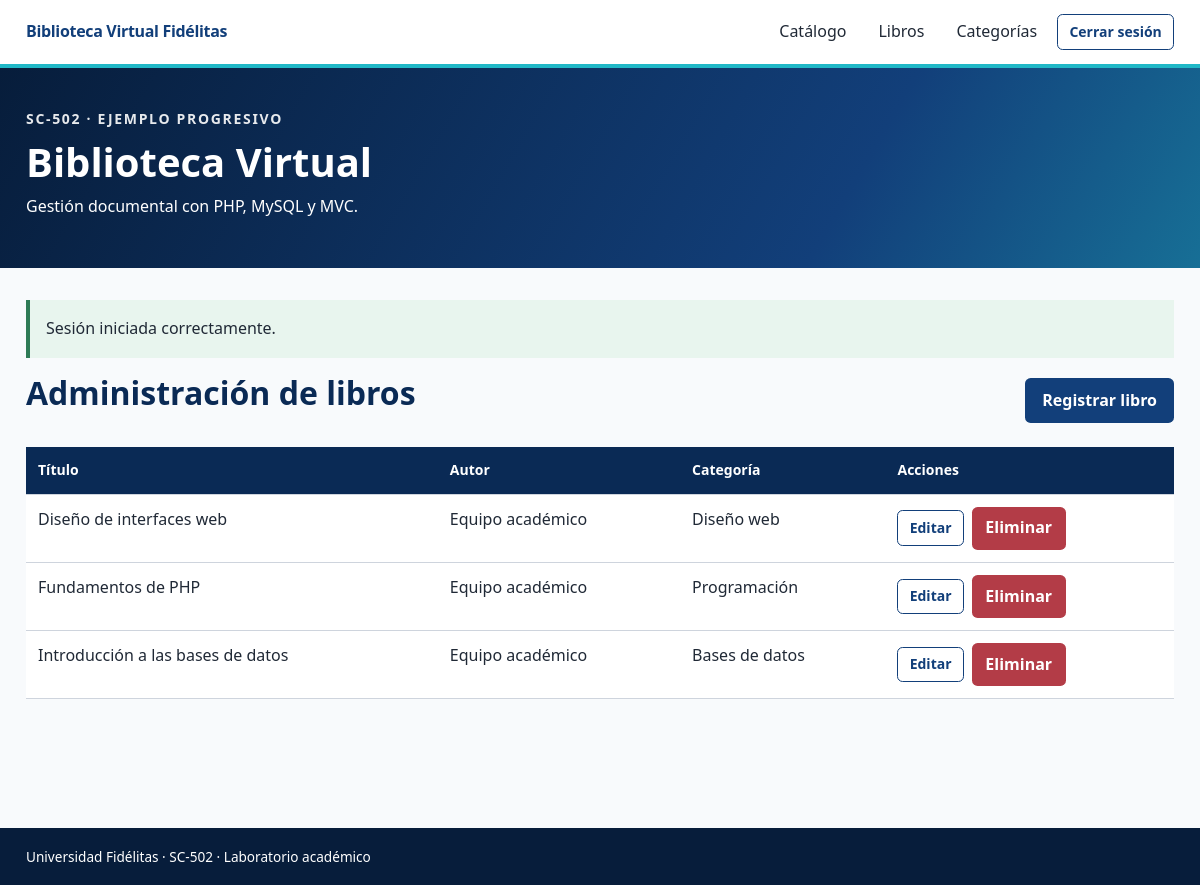
Page /08_Autenticacion/proyecto/public/index.php?accion=administrar (signed in) on the committed database.
### tables this page shows
CREATE TABLE IF NOT EXISTS libros (
 id INT UNSIGNED AUTO_INCREMENT PRIMARY KEY,
 titulo VARCHAR(180) NOT NULL,
 autor VARCHAR(160) NOT NULL,
 resumen TEXT NOT NULL,
 categoria_id INT UNSIGNED NOT NULL,
 creado_en TIMESTAMP NOT NULL DEFAULT CURRENT_TIMESTAMP,
 CONSTRAINT fk_libro_categoria FOREIGN KEY (categoria_id) REFERENCES categorias(id)
    ON DELETE RESTRICT ON UPDATE CASCADE,
 INDEX idx_libros_titulo (titulo),
 INDEX idx_libros_autor (autor)
);

CREATE TABLE IF NOT EXISTS categorias (
 id INT UNSIGNED AUTO_INCREMENT PRIMARY KEY,
 nombre VARCHAR(100) NOT NULL UNIQUE,
 descripcion VARCHAR(300) NULL
);

### 08_Autenticacion/proyecto/app/Core/View.php (called while the page is built, shortened)
<?php
final class View
{
    public static function render(string $plantilla, array $datos = [],
        string $titulo = 'Biblioteca Virtual'): void
    {
        $base = dirname(__DIR__) . '/Views/';
        $ruta = $base . $plantilla . '.php';
        extract($datos, EXTR_SKIP);
        require $base . 'layouts/header.php';
        require $ruta;
        require $base . 'layouts/footer.php';
    }
}

### 08_Autenticacion/proyecto/app/Controllers/LibroController.php (called while the page is built, shortened)
<?php
final class LibroController
{
    private Libro $libros;
    public function __construct(private PDO $db)
    {
        $this->libros = new Libro($db);
    }
    public function administrar(): void
    {
        View::render('libros/administrar', ['libros' => $this->libros->listar()], 'Administración');
    }
}

### 08_Autenticacion/proyecto/public/index.php (called while the page is built, shortened)
<?php
spl_autoload_register(function(string $nombre): void {
    $ruta=dirname(__DIR__).'/app/'.str_replace('\\','/',substr($nombre,4)).'.php';
});
require dirname(__DIR__).'/app/Core/helpers.php';
try {
    (new \App\Core\Router(\App\Core\Database::conectar()))->ejecutar();
} catch (\App\Core\HttpException $ex) {
    $codigo=$ex->getCode();
    http_response_code(($codigo>=400 && $codigo<=599)?$codigo:400);
    \App\Core\View::render('errores/error',['encabezado'=>'Solicitud no completada',
        'mensaje'=>$ex->getMessage()],'Aviso');
} catch (\Throwable $ex) {
    error_log((string)$ex);
    http_response_code(503);
    \App\Core\View::render('errores/error',[
        'encabezado'=>'Servicio temporalmente no disponible',
        'mensaje' => 'No se pudo completar la solicitud. Revise la conexión PDO, '
            . 'los scripts SQL y los permisos del proyecto.',
    ],'Error');
}

### 08_Autenticacion/proyecto/app/Core/helpers.php (called while the page is built, shortened)
<?php
function e(mixed $valor): string {return htmlspecialchars((string)($valor??''),
    ENT_QUOTES|ENT_SUBSTITUTE,'UTF-8');}
function ruta(string $accion='catalogo',?int $id=null): string {
    $url='index.php?accion='.rawurlencode($accion);
    return $id===null?$url:$url.'&id='.$id;
}

### 08_Autenticacion/proyecto/app/Core/Procedimientos.php (called while the page is built, shortened)
<?php
final class Procedimientos
{
    public static function filas(PDO $db, string $nombre, array $parametros = []): array
    {
        $marcas = implode(',', array_fill(0, count($parametros), '?'));
        $consulta = $db->prepare('CALL ' . $nombre . '(' . $marcas . ')');
        $consulta->execute();
        try {
            return $consulta->fetchAll(PDO::FETCH_ASSOC);
        } finally {
            $consulta->closeCursor();
        }
    }
}

### 08_Autenticacion/proyecto/app/Models/Libro.php (called while the page is built, shortened)
<?php
final class Libro
{
    public function listar(): array
    {
        return Procedimientos::filas($this->db, 'sp_libro_listar');
    }
}

### 08_Autenticacion/proyecto/app/Views/libros/administrar.php (the view, shortened to what this page needs)
<div class="barra">
<h2>Administración de libros</h2>
<a class="btn btn-primary" href="<?=e(ruta('crear'))?>">Registrar libro</a>
</div>
<div class="tabla-externa">
<table>
<thead>
<tr>
<th>Título</th>
<th>Autor</th>
<th>Categoría</th>
<th>Acciones</th>
</tr>
</thead>
<tbody>
<?php foreach($libros as $l): ?><tr>
<td><?=e($l['titulo'])?></td>
<td><?=e($l['autor'])?></td>
<td><?=e($l['categoria'])?></td>
<td>
<div class="acciones-tabla">
<a class="btn btn-sm btn-outline" href="<?=e(ruta('editar',
    (int)$l['id']))?>">Editar</a>
<form method="post" action="<?=e(ruta('eliminar',
    (int)$l['id']))?>" onsubmit="return confirm('¿Eliminar el libro y su archivo asociado?')">
<button type="submit" class="boton-peligro">Eliminar</button>
</form>
</div>
</td>
</tr><?php endforeach; ?></tbody>
</table>
</div>

### 08_Autenticacion/proyecto/public/assets/css/ort-fidelitas.css (style rules this page uses)
:root { --fid-primary:#123f7a; --fid-primary-dark:#0a2a55; --fid-primary-deep:#071d3b; --fid-accent:#20b8c7; --fid-accent-dark:#158591; --fid-purple:#6c3aa6; --fid-magenta:#d83c87; --fid-yellow:#f2c319; --fid-white:#fff; --fid-black:#111827; --fid-gray-900:#202936; --fid-gray-700:#526072; --fid-gray-500:#8792a2; --fid-gray-300:#ced4dd; --fid-gray-100:#f1f4f7; --fid-gray-050:#f8fafc; --fid-success:#2e7b56; --fid-success-soft:#e8f5ee; --fid-warning:#a46b00; --fid-warning-soft:#fff5dc; --fid-danger:#b33c47; --fid-danger-soft:#fae9eb; --fid-info:#176f96; --fid-info-soft:#e7f4f9; --fid-before:#5265a8; --fid-before-soft:#edf0fb; --fid-during:#123f7a; --fid-during-soft:#eaf1f8; --fid-after:#278577; --fid-after-soft:#e7f5f2; --fid-font:"Segoe UI",Arial,Helvetica,sans-serif; --fid-mono:"Cascadia Code",Consolas,"Courier New",monospace; --fid-radius:.65rem; --fid-radius-sm:.35rem; --fid-radius-lg:1rem; --fid-pill:999px; --fid-border:1px solid var(--fid-gray-300); --fid-shadow-sm:0 2px 8px rgba(10,42,85,.08); --fid-shadow:0 8px 24px rgba(10,42,85,.12); --fid-container:1180px; }
*,*::before,*::after { box-sizing:border-box }
html { scroll-behavior:smooth; font-size:16px }
body { margin:0; min-height:100vh; font-family:var(--fid-font); line-height:1.6; color:var(--fid-gray-900); background:var(--fid-gray-050) }
button,input,select,textarea { font:inherit }
h1,h2,h3,h4,h5,h6 { margin:0 0 1rem; color:var(--fid-primary-dark); line-height:1.2; font-weight:700 }
h2 { font-size:clamp(1.65rem,4vw,2rem) }
a { color:var(--fid-primary); text-underline-offset:.15em }
.btn { display:inline-flex; align-items:center; justify-content:center; gap:.5rem; min-height:2.5rem; padding:.55rem 1rem; border:1px solid transparent; border-radius:var(--fid-radius-sm); font-weight:650; text-decoration:none; transition:180ms ease }
.btn-primary { background:var(--fid-primary); color:#fff }
.btn-outline { border-color:var(--fid-primary); background:transparent; color:var(--fid-primary) }
.btn-sm { min-height:2rem; padding:.35rem .7rem; font-size:.875rem }
form { width:100% }
table,.table { width:100%; border-collapse:collapse; background:#fff }
th,td { padding:.75rem; border-bottom:1px solid var(--fid-gray-300); text-align:left; vertical-align:top }
thead th { background:var(--fid-primary-dark); color:#fff; font-size:.875rem }

### 08_Autenticacion/proyecto/public/assets/css/biblioteca.css (style rules this page uses)
:root { --biblioteca-azul:#123f7a; --biblioteca-celeste:#20b8c7 }
.barra { display:flex; justify-content:space-between; align-items:center; gap:1rem; flex-wrap:wrap; margin-bottom:1.2rem }
.acciones-tabla { display:flex; gap:.5rem; flex-wrap:wrap; align-items:center }
.acciones-tabla form { display:inline; width:auto }
.boton-peligro { background:#b33c47; border:0; color:#fff; border-radius:.35rem; padding:.55rem .85rem; cursor:pointer; font-weight:700 }
.tabla-externa { overflow-x:auto }
.tabla-externa table { min-width:660px }

### rows in the picture
libros: titulo "Diseño de interfaces web", autor "Equipo académico", categoria.nombre "Diseño web"
libros: titulo "Fundamentos de PHP", autor "Equipo académico", categoria.nombre "Programación"
libros: titulo "Introducción a las bases de datos", autor "Equipo académico", categoria.nombre "Bases de datos"

### other values in the picture
$aviso "Sesión iniciada correctamente."
